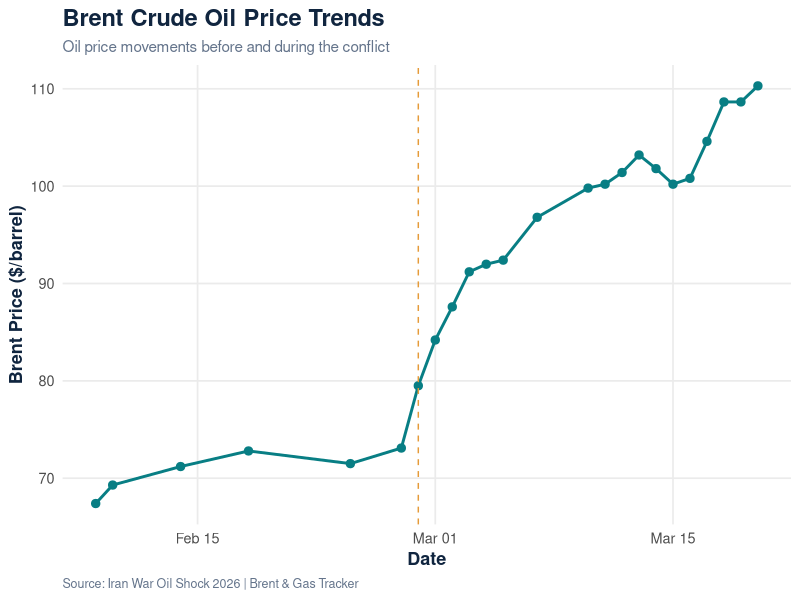
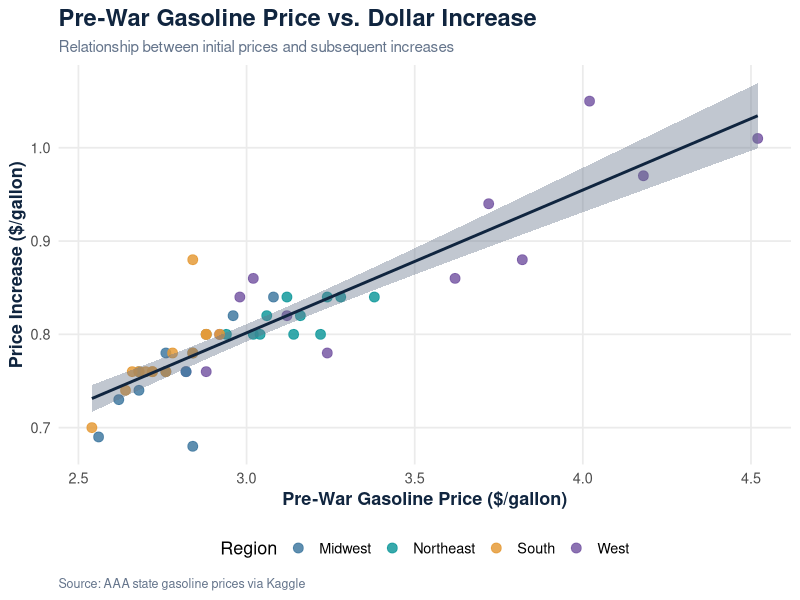
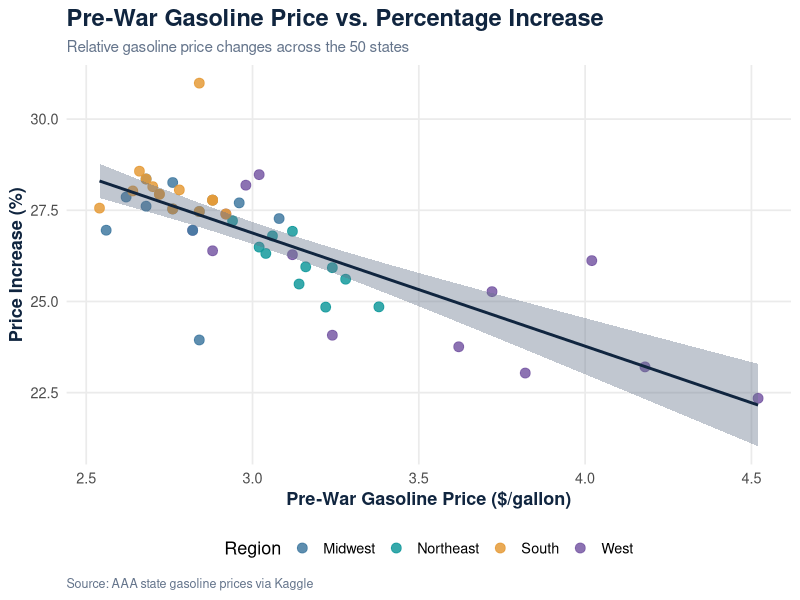
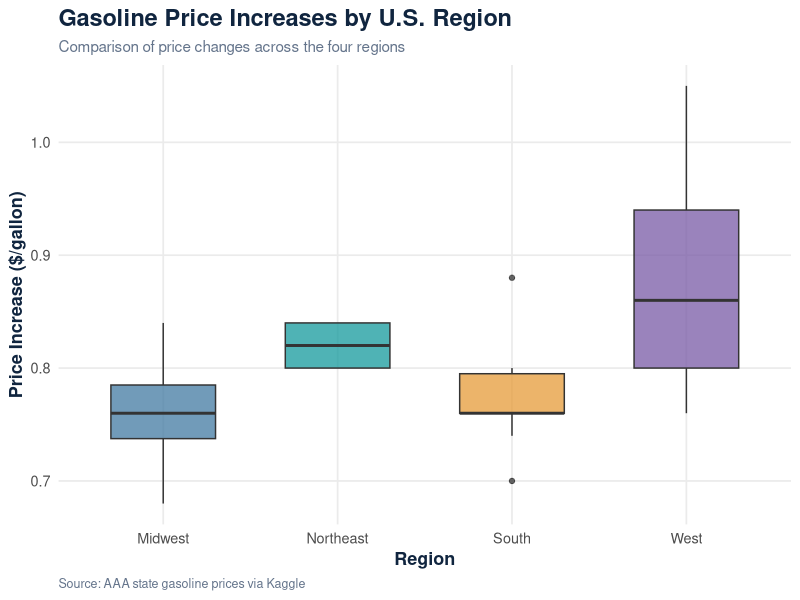
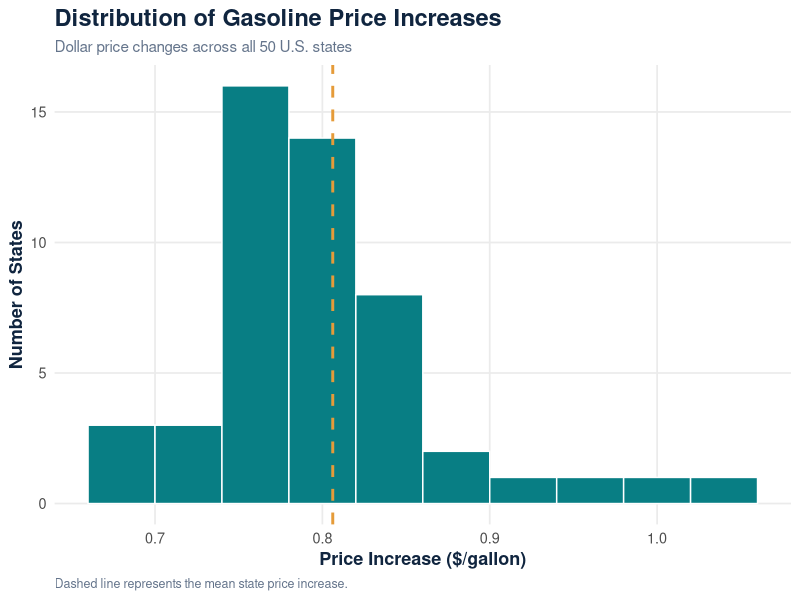
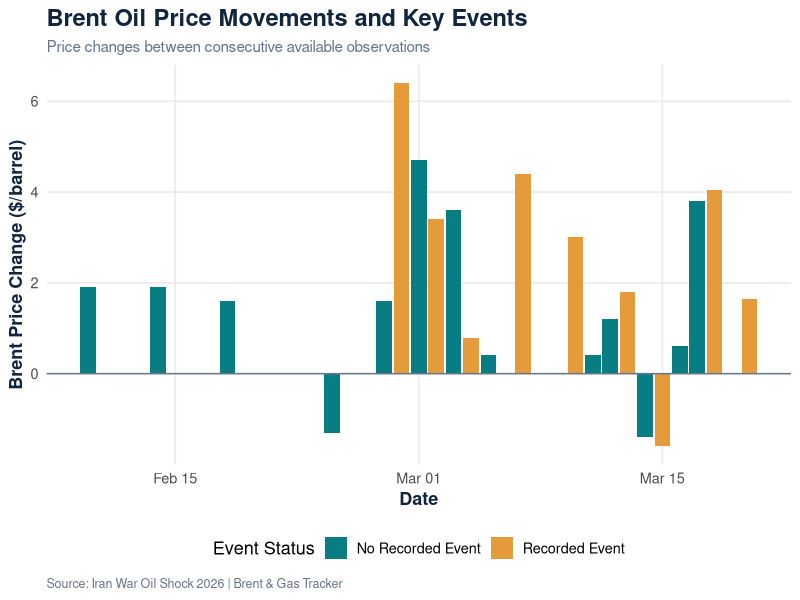
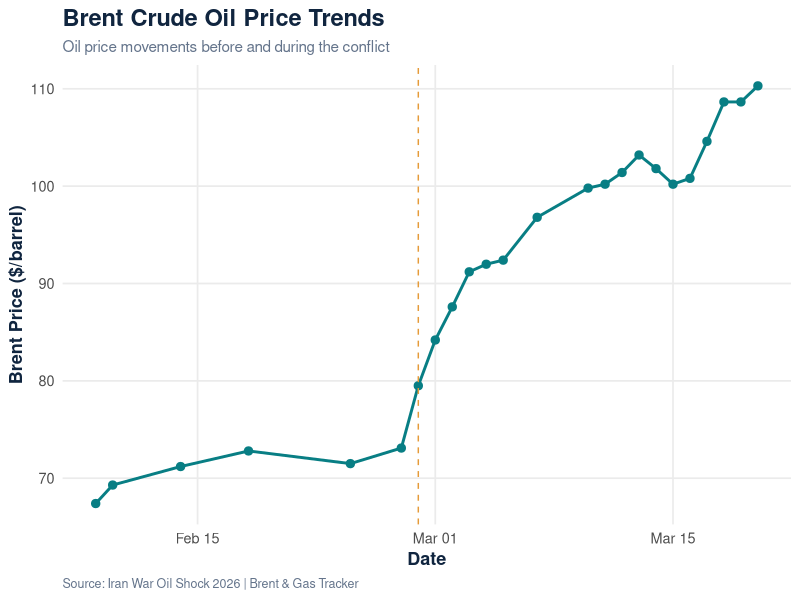
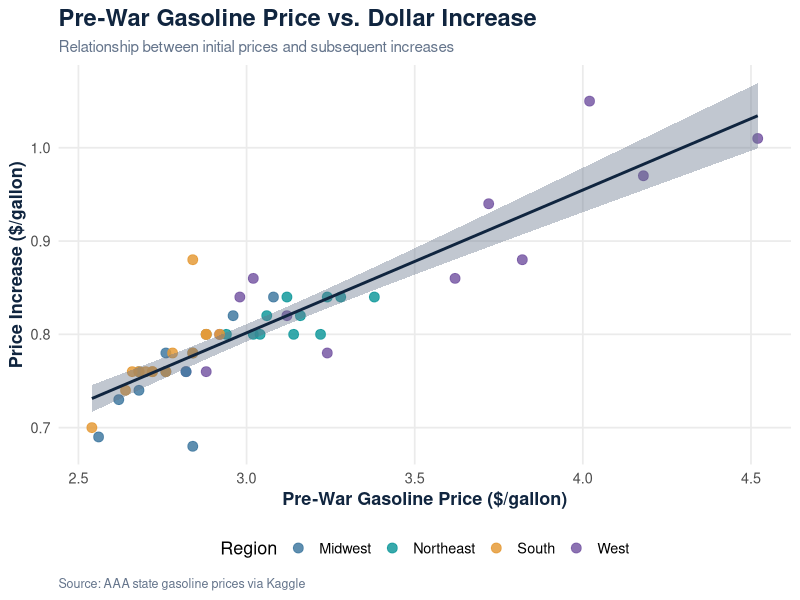

Write the R code that produced these figures, in order.

# =============================================================================
# Project: Oil and Gasoline Price Analysis in 2026
# Script:  02_exploratory_analysis.R
# Authors: 
#
# Purpose:
#   Explore oil and gasoline prices using descriptive statistics,
#   regional comparisons, correlation analysis, and visualizations.
#
# Note:
#   Run 01_data_cleaning.R before executing this script.
# =============================================================================


# 1. Load required libraries 

library(ggplot2)


# 2. Import cleaned datasets 

states <- read.csv("data/cleaned/states.csv")
oil    <- read.csv("data/cleaned/oil.csv")

oil$date <- as.Date(oil$date)


# 3. State-level descriptive statistics 

# Summary of the main numerical variables
state_summary <- summary(
  states[, c("prewar", "increase", "pct", "pre_trend", "log_density")]
)

print(state_summary)

# Summary of gasoline price increases by region
region_summary <- aggregate(
  increase ~ region,
  data = states,
  FUN = function(x) {
    c(
      n = length(x),
      mean = mean(x),
      sd = sd(x)
    )
  }
)

print(region_summary)

# Rank states by gasoline price increase
state_ranking <- states[
  order(-states$increase),
  c("state", "region", "increase", "pct")
]

print(state_ranking)


# 4. Correlation analysis 

# Examine relationships between numerical state-level variables
correlation_matrix <- cor(
  states[, c("increase", "prewar", "pre_trend", "log_density")]
)

print(round(correlation_matrix, 4))


# 5. Oil price descriptive statistics 

# Rank oil price movements from largest to smallest
oil_movements <- oil[
  order(-oil$change),
  c("date", "change", "gap", "event")
]

print(oil_movements)

# Summary of crude oil benchmarks and percentage returns
oil_summary <- summary(
  oil[, c(
    "brent_usd_barrel",
    "wti_usd_barrel",
    "dubai_usd_barrel",
    "observed_return"
  )]
)

print(oil_summary)

# Compare price volatility before and after the conflict began
volatility_summary <- tapply(
  abs(oil$observed_return),
  oil$date >= as.Date("2026-02-28"),
  median,
  na.rm = TRUE
)

names(volatility_summary) <- c("Pre-War", "War Period")

print(volatility_summary)


# 6. Define visualization style 

# Consistent color palette for regional comparisons
region_colors <- c(
  "Midwest"   = "#427AA1",
  "Northeast" = "#159A9C",
  "South"     = "#E59B39",
  "West"      = "#785AA5"
)

# Main project colors
navy   <- "#10253F"
teal   <- "#087E84"
orange <- "#E59B39"
gray   <- "#64748B"

# Common theme for all project visualizations
project_theme <- theme_minimal(base_size = 13) +
  theme(
    plot.title = element_text(
      face = "bold",
      size = 17,
      color = navy
    ),
    plot.subtitle = element_text(
      size = 11,
      color = gray
    ),
    plot.caption = element_text(
      size = 9,
      color = gray,
      hjust = 0
    ),
    axis.title = element_text(
      face = "bold",
      color = navy
    ),
    panel.grid.minor = element_blank(),
    legend.position = "bottom",
    plot.background = element_rect(
      fill = "white",
      color = NA
    )
  )


# 7. Brent crude oil price trends 

oil_plot <- ggplot(oil, aes(x = date, y = brent_usd_barrel)) +
  geom_line(color = teal, linewidth = 1) +
  geom_point(color = teal, size = 2.5) +
  geom_vline(
    xintercept = as.Date("2026-02-28"),
    linetype = "dashed",
    color = orange
  ) +
  labs(
    title = "Brent Crude Oil Price Trends",
    subtitle = "Oil price movements before and during the conflict",
    x = "Date",
    y = "Brent Price ($/barrel)",
    caption = "Source: Iran War Oil Shock 2026 | Brent & Gas Tracker"
  ) +
  project_theme

print(oil_plot)


# 8. Pre-war gasoline price vs. dollar increase 

scatter_plot <- ggplot(
  states,
  aes(x = prewar, y = increase, color = region)
) +
  geom_point(size = 3, alpha = 0.85) +
  geom_smooth(
    aes(group = 1),
    method = "lm",
    formula = y ~ x,
    se = TRUE,
    color = navy,
    fill = gray
  ) +
  scale_color_manual(values = region_colors) +
  labs(
    title = "Pre-War Gasoline Price vs. Dollar Increase",
    subtitle = "Relationship between initial prices and subsequent increases",
    x = "Pre-War Gasoline Price ($/gallon)",
    y = "Price Increase ($/gallon)",
    color = "Region",
    caption = "Source: AAA state gasoline prices via Kaggle"
  ) +
  project_theme

print(scatter_plot)


# 9. Pre-war gasoline price vs. percentage increase 

percent_plot <- ggplot(
  states,
  aes(x = prewar, y = pct, color = region)
) +
  geom_point(size = 3, alpha = 0.85) +
  geom_smooth(
    aes(group = 1),
    method = "lm",
    formula = y ~ x,
    se = TRUE,
    color = navy,
    fill = gray
  ) +
  scale_color_manual(values = region_colors) +
  labs(
    title = "Pre-War Gasoline Price vs. Percentage Increase",
    subtitle = "Relative gasoline price changes across the 50 states",
    x = "Pre-War Gasoline Price ($/gallon)",
    y = "Price Increase (%)",
    color = "Region",
    caption = "Source: AAA state gasoline prices via Kaggle"
  ) +
  project_theme

print(percent_plot)


# 10. Gasoline price increases by region 

region_plot <- ggplot(
  states,
  aes(x = region, y = increase, fill = region)
) +
  geom_boxplot(alpha = 0.75, width = 0.6) +
  scale_fill_manual(values = region_colors) +
  labs(
    title = "Gasoline Price Increases by U.S. Region",
    subtitle = "Comparison of price changes across the four regions",
    x = "Region",
    y = "Price Increase ($/gallon)",
    caption = "Source: AAA state gasoline prices via Kaggle"
  ) +
  project_theme +
  theme(legend.position = "none")

print(region_plot)


# 11. Distribution of gasoline price increases 

distribution_plot <- ggplot(states, aes(x = increase)) +
  geom_histogram(
    binwidth = 0.04,
    fill = teal,
    color = "white"
  ) +
  geom_vline(
    xintercept = mean(states$increase),
    color = orange,
    linetype = "dashed",
    linewidth = 1
  ) +
  labs(
    title = "Distribution of Gasoline Price Increases",
    subtitle = "Dollar price changes across all 50 U.S. states",
    x = "Price Increase ($/gallon)",
    y = "Number of States",
    caption = "Dashed line represents the mean state price increase."
  ) +
  project_theme

print(distribution_plot)


# 12. Oil price movements and key events 

events_plot <- ggplot(
  oil,
  aes(x = date, y = change, fill = event)
) +
  geom_col(na.rm = TRUE) +
  geom_hline(yintercept = 0, color = gray) +
  scale_fill_manual(
    values = c("FALSE" = teal, "TRUE" = orange),
    breaks = c(FALSE, TRUE),
    labels = c("No Recorded Event", "Recorded Event")
  ) +
  labs(
    title = "Brent Oil Price Movements and Key Events",
    subtitle = "Price changes between consecutive available observations",
    x = "Date",
    y = "Brent Price Change ($/barrel)",
    fill = "Event Status",
    caption = "Source: Iran War Oil Shock 2026 | Brent & Gas Tracker"
  ) +
  project_theme

print(events_plot)


# 13. Export visualizations 

dir.create("figures", showWarnings = FALSE)

plots <- list(
  oil          = oil_plot,
  scatter      = scatter_plot,
  percent      = percent_plot,
  regions      = region_plot,
  distribution = distribution_plot,
  events       = events_plot
)

# Save each visualization as a high-resolution PNG file
for (nm in names(plots)) {
  ggsave(
    filename = paste0("figures/R_", nm, ".png"),
    plot = plots[[nm]],
    width = 10,
    height = 6,
    units = "in",
    dpi = 300,
    bg = "white"
  )
}


# 14. Exploratory analysis summary 

cat("\nExploratory Data Analysis Summary\n")
cat("---------------------------------------------\n")
cat("Number of states:          ", nrow(states), "\n")
cat("Number of oil observations:", nrow(oil), "\n")
cat("Average price increase:    $", round(mean(states$increase), 2), "\n")
cat("Average percentage change: ", round(mean(states$pct), 2), "%\n")
cat("Visualizations generated:  ", length(plots), "\n")
cat("---------------------------------------------\n")
cat("Exploratory data analysis completed successfully.\n")

# Additional descriptive summaries from the audit
print(aggregate(cbind(increase, pct) ~ region, states, mean))
print(aggregate(cbind(increase, pct) ~ coastal, states, mean))
print(head(states[order(-states$pct), c("state", "region", "pct")], 5))
oil$period <- ifelse(oil$date < as.Date("2026-02-28"), "Pre-War", "Conflict")
print(aggregate(cbind(brent_usd_barrel, wti_usd_barrel, dubai_usd_barrel) ~ period,
                oil, function(x) c(n = length(x), mean = mean(x), sd = sd(x))))
events <- read.csv("data/cleaned/events.csv")
print(events)
